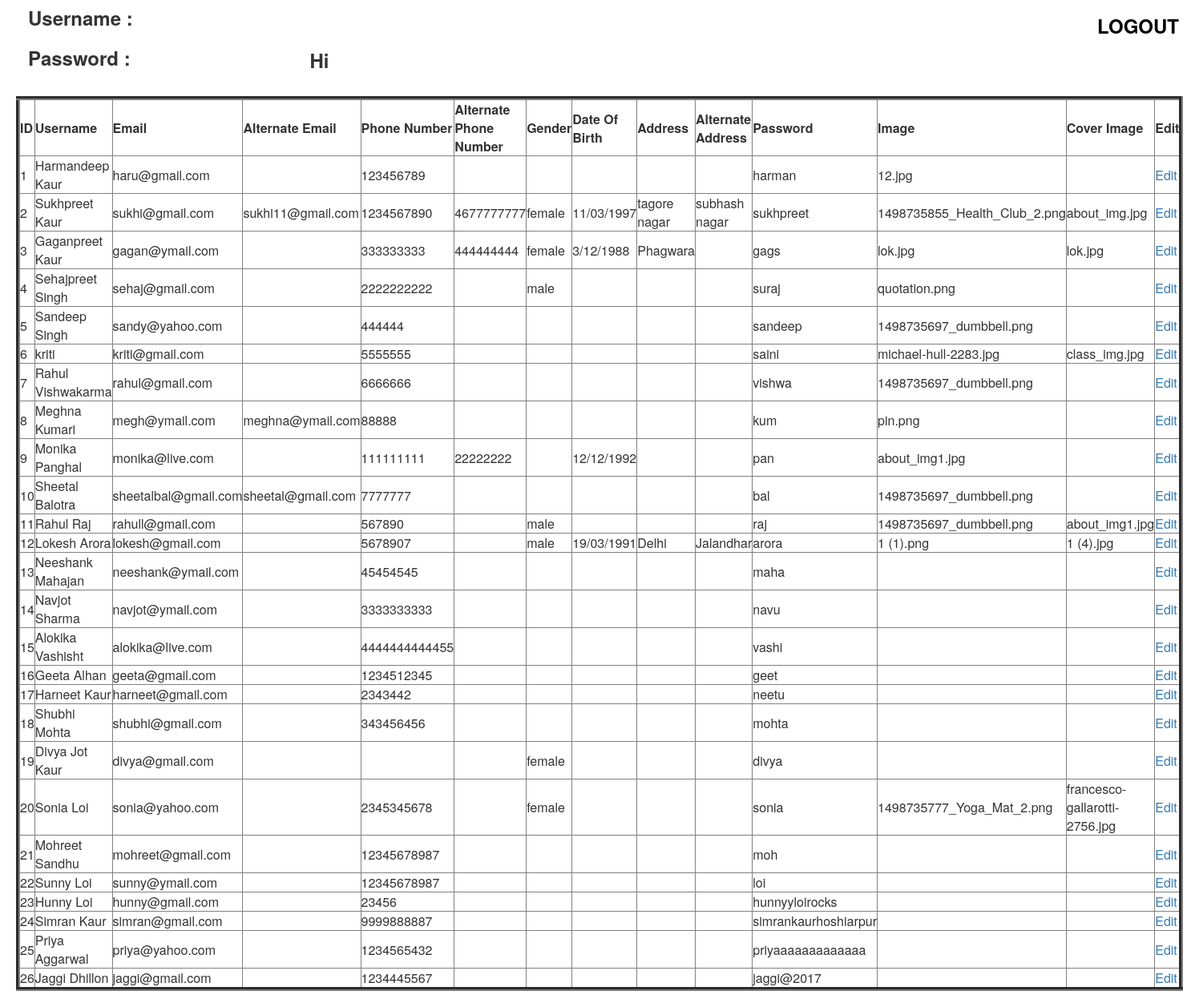
Screenshot of /admin/adminprofile.php (signed in) with the database file from the repository.
### tables this page shows
CREATE TABLE `reg` (
  `id` int(50) NOT NULL,
  `username` varchar(50) NOT NULL,
  `email` varchar(50) NOT NULL,
  `alt_email` varchar(50) NOT NULL,
  `phone_number` varchar(50) NOT NULL,
  `alt_phone` varchar(50) NOT NULL,
  `gender` varchar(50) NOT NULL,
  `date_of_birth` varchar(50) NOT NULL,
  `address` varchar(50) NOT NULL,
  `alt_address` varchar(50) NOT NULL,
  `password` varchar(50) NOT NULL,
  `image` varchar(50) NOT NULL,
  `coverimage` varchar(50) NOT NULL
);

### admin/adminprofile.php (the view, shortened to what this page needs)
<?php
$psw=$_SESSION['w'];
?>
<html>
<head>
<link href="../Bootstrap/bootstrap-3.3.7-dist/bootstrap-3.3.7-dist/css/bootstrap.css" rel="stylesheet" type="text/css">
</head>
<body>
<div class="container-fluid">
<div class="row" style="border:solid hidden; height:50px">
<div class="col-lg-3" style="border:solid hidden; height:50px">
<h3 style="padding-left:20px; line-height:5px"><b> Username : </b></h3>
</div>
<div class="col-lg-6" style="border:solid hidden ; height:50px">
</div>
<div class="col-lg-3" style="border:solid hidden ; height:50px">
<h3 style="padding-left:20px; line-height:5px; text-align:right; padding-top:10px"><b> <a href="adminlogout.php" style="color:black">LOGOUT </a></b></h3>
</div>
</div>
<div class="row" style="border:solid hidden; height:50px">
<div class="col-lg-3" style="border:solid hidden; height:50px">
<h3 style="padding-left:20px; line-height:5px"><b> Password : </b></h3>
</div>
<div class="col-lg-9" style="border:solid hidden ; height:50px">
<h3 style="text-align:left; text-transform:capitalize; line-height:10px"><b><?php echo $psw ?></b></h3>
</div>
</div>
</div>
</body>
</html>
<?php
$c=mysqli_connect('localhost','root','','register');
$q="SELECT * FROM reg";
$r=mysqli_query($c,$q);
echo "<table border=5 style='margin:20px'>";
echo "<tr>";
echo "<th> ID </th>";
echo "<th> Username </th>";
echo "<th> Email </th>";
echo "<th> Alternate Email </th>";
echo "<th> Phone Number </th>";
echo "<th> Alternate Phone Number</th>";
echo "<th> Gender </th>";
echo "<th> Date Of Birth </th>";
echo "<th> Address </th>";
echo "<th> Alternate Address </th>";
echo "<th> Password </th>";
echo "<th> Image </th>";
echo "<th> Cover Image </th>";
echo "<th> Edit </th>";
echo "</tr>";
while($s=mysqli_fetch_array($r))
{
echo "<tr>";
echo "<td  width=300>".$s['id']."</td>";
echo "<td  width=300>".$s['username']."</td>";
echo "<td  width=300 >".$s['email']."</td>";
echo "<td  width=300 >".$s['alt_email']."</td>";
echo "<td  width=300 >".$s['phone_number']."</td>";
echo "<td  width=300 >".$s['alt_phone']."</td>";
echo "<td  width=300 >".$s['gender']."</td>";
echo "<td  width=300 >".$s['date_of_birth']."</td>";
echo "<td  width=300 >".$s['address']."</td>";
echo "<td  width=300 >".$s['alt_address']."</td>";
echo "<td  width=300 >".$s['password']."</td>";
echo "<td  width=300 >".$s['image']."</td>";
echo "<td  width=300 >".$s['coverimage']."</td>";
echo "<td  width=300 >" ."<a href='#'>"."Edit"."</a>". "</td>" ;
echo "</tr>";
}
echo "</table>";
?>

### rows the page displays
reg: id "1", username "Harmandeep Kaur", email "haru@gmail.com", phone_number "123456789", password "harman", image "12.jpg"
reg: id "2", username "Sukhpreet Kaur", email "sukhi@gmail.com", alt_email "sukhi11@gmail.com", phone_number "1234567890", alt_phone "4677777777", gender "female", date_of_birth "11/03/1997", address "tagore nagar", alt_address "subhash nagar", password "sukhpreet", image "1498735855_Health_Club_2.png", coverimage "about_img.jpg"
reg: id "3", username "Gaganpreet Kaur", email "gagan@ymail.com", phone_number "333333333", alt_phone "444444444", gender "female", date_of_birth "3/12/1988", address "Phagwara", password "gags", image "lok.jpg", coverimage "lok.jpg"
reg: id "4", username "Sehajpreet Singh", email "sehaj@gmail.com", phone_number "2222222222", gender "male", password "suraj", image "quotation.png"
reg: id "5", username "Sandeep Singh", email "sandy@yahoo.com", phone_number "444444", password "sandeep", image "1498735697_dumbbell.png"
reg: id "6", username "kriti", email "kriti@gmail.com", phone_number "5555555", password "saini", image "michael-hull-2283.jpg", coverimage "class_img.jpg"
reg: id "7", username "Rahul Vishwakarma", email "rahul@gmail.com", phone_number "6666666", password "vishwa", image "1498735697_dumbbell.png"
reg: id "8", username "Meghna Kumari", email "megh@ymail.com", alt_email "meghna@ymail.com", phone_number "88888", password "kum", image "pin.png"
reg: id "9", username "Monika Panghal", email "monika@live.com", phone_number "111111111", alt_phone "22222222", date_of_birth "12/12/1992", password "pan", image "about_img1.jpg"
reg: id "10", username "Sheetal Balotra", email "sheetalbal@gmail.com", alt_email "sheetal@gmail.com", phone_number "7777777", password "bal", image "1498735697_dumbbell.png"
reg: id "11", username "Rahul Raj", email "rahull@gmail.com", phone_number "567890", gender "male", password "raj", image "1498735697_dumbbell.png", coverimage "about_img1.jpg"
reg: id "12", username "Lokesh Arora", email "lokesh@gmail.com", phone_number "5678907", gender "male", date_of_birth "19/03/1991", address "Delhi", alt_address "Jalandhar", password "arora", image "1 (1).png", coverimage "1 (4).jpg"
reg: id "13", username "Neeshank Mahajan", email "neeshank@ymail.com", phone_number "45454545", password "maha"
reg: id "14", username "Navjot Sharma", email "navjot@ymail.com", phone_number "3333333333", password "navu"
reg: id "15", username "Alokika Vashisht", email "alokika@live.com", phone_number "4444444444455", password "vashi"
reg: id "16", username "Geeta Alhan", email "geeta@gmail.com", phone_number "1234512345", password "geet"
reg: id "17", username "Harneet Kaur", email "harneet@gmail.com", phone_number "2343442", password "neetu"
reg: id "18", username "Shubhi Mohta", email "shubhi@gmail.com", phone_number "343456456", password "mohta"
reg: id "19", username "Divya Jot Kaur", email "divya@gmail.com", gender "female", password "divya"
reg: id "20", username "Sonia Loi", email "sonia@yahoo.com", phone_number "2345345678", gender "female", password "sonia", image "1498735777_Yoga_Mat_2.png", coverimage "francesco-gallarotti-2756.jpg"
reg: id "21", username "Mohreet Sandhu", email "mohreet@gmail.com", phone_number "12345678987", password "moh"
reg: id "22", username "Sunny Loi", email "sunny@ymail.com", phone_number "12345678987", password "loi"
reg: id "23", username "Hunny Loi", email "hunny@gmail.com", phone_number "23456", password "hunnyyloirocks"
reg: id "24", username "Simran Kaur", email "simran@gmail.com", phone_number "9999888887", password "simrankaurhoshiarpur"
reg: id "25", username "Priya Aggarwal", email "priya@yahoo.com", phone_number "1234565432", password "priyaaaaaaaaaaaaa"
reg: id "26", username "Jaggi Dhillon", email "jaggi@gmail.com", phone_number "1234445567", password "jaggi@2017"

### other values shown
$psw "Hi"
